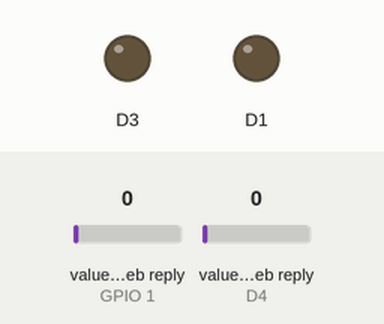
Simulated run of this sketch. Board: ESP8266 (NodeMCU). On the bench: output pins drawn as LEDs (lit = HIGH). Inputs (shaded band) come from the test bench; at power-on: value in the web reply (sensors on GPIO 1, D4) 0. WiFi joins after 1.5 s; servers stay silent unless stated; web services answer with replies made up by the test bench; what the sketch prints to the serial monitor is not drawn.

Above: at 2.7 s.
2.8 s: value in the web reply (sensor on GPIO 1) set to 2
At 3.6 s:
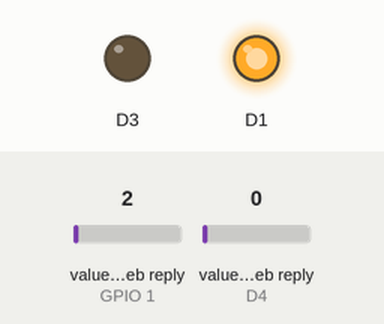
4.8 s: value in the web reply (sensor on D4) set to 25
At 6.3 s:
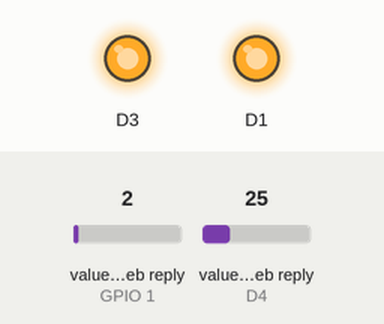
Timing chart, 0 to 7.8 s (numbered marks = the images above; inputs shaded):
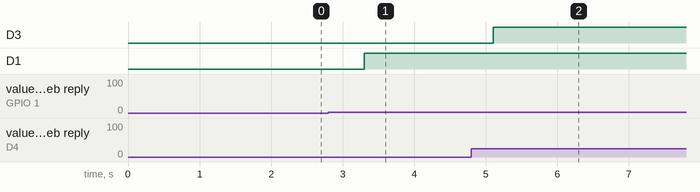

The sketch:

lamps.ino
```cpp
#include<ThingSpeak.h>
#include<ESP8266WiFi.h>
#include<ESP8266WebServer.h>
unsigned long channel_num=1580471;
const char ssid[]="OPPO Reno3";
const char password[]="00000000";

const char* writeAPIKey = "E1IEL3E8446RN0I8";     //  Thingspeak  write API Key
const char* readAPIKey  = "SRMRPASNKDIMQPBX";

int kitchen_lamp;
int living_room_lamp;

unsigned int value;

WiFiClient client;   // make the client of the WiFi which connect to the ThingSpeak webServer
ESP8266WebServer server(80);
void setup() {
   Serial.begin(115200);
  // put your setup code here, to run once:
   pinMode(D1,OUTPUT);
   pinMode(D3,OUTPUT);
   digitalWrite(D1,0);
   digitalWrite(D3,0);
   WiFi.begin(ssid,password);    // connect to the wifi STA connection
   while(WiFi.status()!=WL_CONNECTED)
   {
     delay(500);
     Serial.print(".");
   }
   Serial.println(WiFi.localIP());    // print the wifi local ip
   ThingSpeak.begin(client);      // connect the client to the thingSpeak server
   server.begin();
}

void loop() {
  // put your main code here, to run repeatedly:
     server.handleClient();    // it realy handle the Client
     kitchen_lamp=ThingSpeak.readFloatField(channel_num,1);    // rad the last data of the field 1
     living_room_lamp=ThingSpeak.readFloatField(channel_num,2);    // rad the last data of the field 1
     digitalWrite(D1,kitchen_lamp);
     digitalWrite(D3,living_room_lamp);
     Serial.println("kitchen");
     Serial.println(kitchen_lamp);
     Serial.println(living_room_lamp);

}
```

Measured:
- after the input at 2.8 s, D1: LOW → HIGH after 0.50 s
- after the input at 4.8 s, D3: LOW → HIGH after 0.31 s
